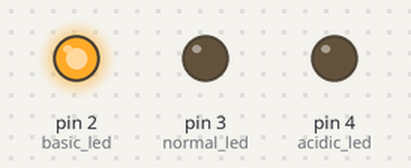
The sketch below on a simulated Arduino Uno, built with avr-gcc and run on an emulated ATmega328P. Shown: output pins drawn as LEDs (lit = HIGH).

Above: at 2.5 s.
At 7.5 s:
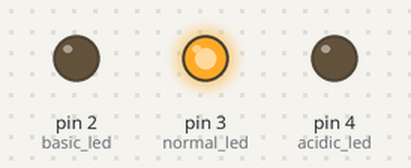
At 12.5 s:
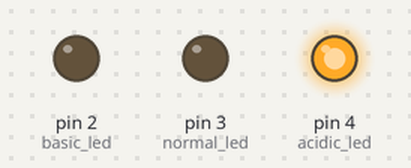
Timing chart, 0 to 19.5 s (numbered marks = the images above):
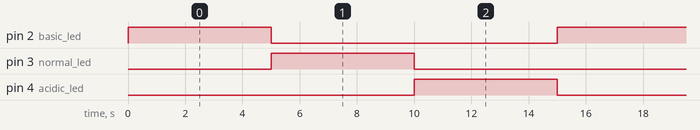

Measured:
- by itself, pin 2 (basic_led), pin 3 (normal_led), pin 4 (acidic_led): alternates HIGH for 5.0 s and LOW for 10.0 s
- by itself, everything shown: repeats every 15.0 s, in 3 steps

The sketch:

led_control.ino
```cpp
int basic_led = 2;
int normal_led = 3;
int acidic_led = 4;

void setup() {
  // put your setup code here, to run once:
pinMode(basic_led, OUTPUT);
pinMode(normal_led, OUTPUT);
pinMode(acidic_led, OUTPUT);

digitalWrite(basic_led, LOW);
digitalWrite(normal_led, LOW);
digitalWrite(acidic_led, LOW);

}

void loop() {
  // put your main code here, to run repeatedly:
digitalWrite(basic_led, HIGH);
digitalWrite(normal_led, LOW);
digitalWrite(acidic_led, LOW);
Serial.println("BASIC // RED");
delay(5000);

digitalWrite(normal_led, HIGH);
digitalWrite(basic_led, LOW);
digitalWrite(acidic_led, LOW);
Serial.println("NORMAL // GREEN");
delay(5000);

digitalWrite(acidic_led, HIGH);
digitalWrite(normal_led, LOW);
digitalWrite(basic_led, LOW);
Serial.println("ACIDIC // YELLOW");
delay(5000);
}
```
